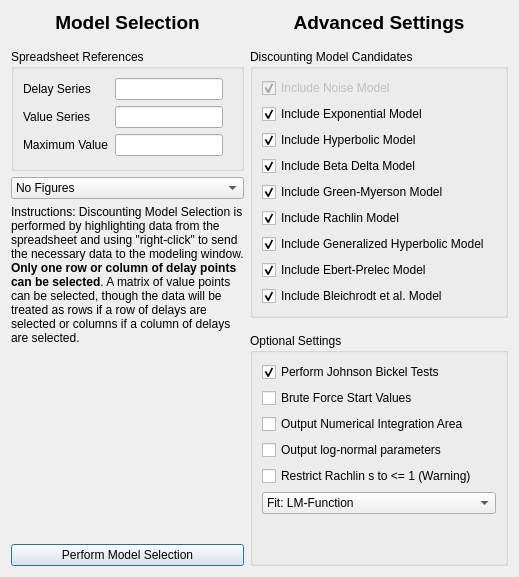
<?xml version="1.0" encoding="UTF-8"?>
<ui version="4.0">
 <class>DiscountingModelSelectionED50Dialog</class>
 <widget class="QDialog" name="DiscountingModelSelectionED50Dialog">
  <property name="geometry">
   <rect>
    <x>0</x>
    <y>0</y>
    <width>588</width>
    <height>579</height>
   </rect>
  </property>
  <property name="windowTitle">
   <string>Discounting Calculator</string>
  </property>
  <layout class="QHBoxLayout" name="horizontalLayout_2">
   <property name="sizeConstraint">
    <enum>QLayout::SetFixedSize</enum>
   </property>
   <item>
    <layout class="QHBoxLayout" name="horizontalLayout">
     <item>
      <layout class="QVBoxLayout" name="verticalLayout_3">
       <property name="sizeConstraint">
        <enum>QLayout::SetDefaultConstraint</enum>
       </property>
       <property name="leftMargin">
        <number>0</number>
       </property>
       <property name="rightMargin">
        <number>0</number>
       </property>
       <item alignment="Qt::AlignTop">
        <widget class="QLabel" name="TitleBasicSettings">
         <property name="sizePolicy">
          <sizepolicy hsizetype="Minimum" vsizetype="Fixed">
           <horstretch>0</horstretch>
           <verstretch>0</verstretch>
          </sizepolicy>
         </property>
         <property name="text">
          <string>&lt;html&gt;&lt;head/&gt;&lt;body&gt;&lt;p&gt;&lt;span style=&quot; font-size:14pt; font-weight:600;&quot;&gt;Model Selection&lt;/span&gt;&lt;/p&gt;&lt;/body&gt;&lt;/html&gt;</string>
         </property>
         <property name="alignment">
          <set>Qt::AlignCenter</set>
         </property>
         <property name="margin">
          <number>5</number>
         </property>
        </widget>
       </item>
       <item>
        <widget class="Line" name="line111">
         <property name="lineWidth">
          <number>0</number>
         </property>
         <property name="orientation">
          <enum>Qt::Horizontal</enum>
         </property>
        </widget>
       </item>
       <item>
        <widget class="QGroupBox" name="groupBox_2">
         <property name="sizePolicy">
          <sizepolicy hsizetype="Preferred" vsizetype="Fixed">
           <horstretch>0</horstretch>
           <verstretch>0</verstretch>
          </sizepolicy>
         </property>
         <property name="title">
          <string>Spreadsheet References</string>
         </property>
         <layout class="QFormLayout" name="formLayout_3">
          <property name="sizeConstraint">
           <enum>QLayout::SetMinAndMaxSize</enum>
          </property>
          <property name="fieldGrowthPolicy">
           <enum>QFormLayout::FieldsStayAtSizeHint</enum>
          </property>
          <property name="verticalSpacing">
           <number>6</number>
          </property>
          <property name="bottomMargin">
           <number>12</number>
          </property>
          <item row="0" column="0">
           <widget class="QLabel" name="labelDelay">
            <property name="text">
             <string>Delay Series</string>
            </property>
           </widget>
          </item>
          <item row="0" column="1">
           <widget class="QLineEdit" name="lineEditDelays">
            <property name="enabled">
             <bool>true</bool>
            </property>
            <property name="sizePolicy">
             <sizepolicy hsizetype="Preferred" vsizetype="Fixed">
              <horstretch>0</horstretch>
              <verstretch>0</verstretch>
             </sizepolicy>
            </property>
            <property name="readOnly">
             <bool>true</bool>
            </property>
            <property name="clearButtonEnabled">
             <bool>false</bool>
            </property>
           </widget>
          </item>
          <item row="1" column="0">
           <widget class="QLabel" name="labelValue">
            <property name="text">
             <string>Value Series</string>
            </property>
           </widget>
          </item>
          <item row="1" column="1">
           <widget class="QLineEdit" name="lineEditValues">
            <property name="enabled">
             <bool>true</bool>
            </property>
            <property name="readOnly">
             <bool>true</bool>
            </property>
            <property name="clearButtonEnabled">
             <bool>false</bool>
            </property>
           </widget>
          </item>
          <item row="2" column="0">
           <widget class="QLabel" name="labelValue_2">
            <property name="text">
             <string>Maximum Value</string>
            </property>
           </widget>
          </item>
          <item row="2" column="1">
           <widget class="QLineEdit" name="lineEditMaxValue"/>
          </item>
         </layout>
        </widget>
       </item>
       <item>
        <widget class="QComboBox" name="comboBoxFigures">
         <property name="currentIndex">
          <number>0</number>
         </property>
         <item>
          <property name="text">
           <string>No Figures</string>
          </property>
         </item>
         <item>
          <property name="text">
           <string>All Figures</string>
          </property>
         </item>
        </widget>
       </item>
       <item>
        <widget class="QLabel" name="label_6">
         <property name="sizePolicy">
          <sizepolicy hsizetype="Preferred" vsizetype="MinimumExpanding">
           <horstretch>0</horstretch>
           <verstretch>0</verstretch>
          </sizepolicy>
         </property>
         <property name="text">
          <string>&lt;html&gt;&lt;head/&gt;&lt;body&gt;&lt;p&gt;Instructions: Discounting Model Selection is performed by highlighting data from the spreadsheet and using &amp;quot;right-click&amp;quot; to send the necessary data to the modeling window. &lt;span style=&quot; font-weight:600;&quot;&gt;Only one row or column of delay points can be selected&lt;/span&gt;. A matrix of value points can be selected, though the data will be treated as rows if a row of delays are selected or columns if a column of delays are selected. &lt;/p&gt;&lt;/body&gt;&lt;/html&gt;</string>
         </property>
         <property name="textFormat">
          <enum>Qt::RichText</enum>
         </property>
         <property name="alignment">
          <set>Qt::AlignLeading|Qt::AlignLeft|Qt::AlignTop</set>
         </property>
         <property name="wordWrap">
          <bool>true</bool>
         </property>
         <property name="margin">
          <number>5</number>
         </property>
        </widget>
       </item>
       <item>
        <widget class="QPushButton" name="pushButton">
         <property name="text">
          <string>Perform Model Selection</string>
         </property>
        </widget>
       </item>
      </layout>
     </item>
     <item>
      <layout class="QVBoxLayout" name="verticalLayout_6">
       <item>
        <widget class="QLabel" name="TitleAdvancedSettings">
         <property name="sizePolicy">
          <sizepolicy hsizetype="Minimum" vsizetype="Fixed">
           <horstretch>0</horstretch>
           <verstretch>0</verstretch>
          </sizepolicy>
         </property>
         <property name="lineWidth">
          <number>1</number>
         </property>
         <property name="text">
          <string>&lt;html&gt;&lt;head/&gt;&lt;body&gt;&lt;p&gt;&lt;span style=&quot; font-size:14pt; font-weight:600;&quot;&gt;Advanced Settings&lt;/span&gt;&lt;/p&gt;&lt;/body&gt;&lt;/html&gt;</string>
         </property>
         <property name="alignment">
          <set>Qt::AlignCenter</set>
         </property>
         <property name="margin">
          <number>5</number>
         </property>
        </widget>
       </item>
       <item>
        <widget class="Line" name="line_2111">
         <property name="lineWidth">
          <number>0</number>
         </property>
         <property name="orientation">
          <enum>Qt::Horizontal</enum>
         </property>
        </widget>
       </item>
       <item>
        <widget class="QGroupBox" name="groupBox">
         <property name="sizePolicy">
          <sizepolicy hsizetype="Minimum" vsizetype="Fixed">
           <horstretch>0</horstretch>
           <verstretch>0</verstretch>
          </sizepolicy>
         </property>
         <property name="title">
          <string>Discounting Model Candidates</string>
         </property>
         <layout class="QVBoxLayout" name="verticalLayout">
          <item>
           <widget class="QCheckBox" name="checkBoxNoise">
            <property name="enabled">
             <bool>false</bool>
            </property>
            <property name="text">
             <string>Include Noise Model</string>
            </property>
            <property name="checked">
             <bool>true</bool>
            </property>
           </widget>
          </item>
          <item>
           <widget class="QCheckBox" name="checkBoxExponential">
            <property name="text">
             <string>Include Exponential Model</string>
            </property>
            <property name="checked">
             <bool>true</bool>
            </property>
           </widget>
          </item>
          <item>
           <widget class="QCheckBox" name="checkBoxHyperbolic">
            <property name="text">
             <string>Include Hyperbolic Model</string>
            </property>
            <property name="checked">
             <bool>true</bool>
            </property>
           </widget>
          </item>
          <item>
           <widget class="QCheckBox" name="checkBoxQuasiHyperbolic">
            <property name="text">
             <string>Include Beta Delta Model</string>
            </property>
            <property name="checked">
             <bool>true</bool>
            </property>
           </widget>
          </item>
          <item>
           <widget class="QCheckBox" name="checkBoxMyersonHyperboloid">
            <property name="text">
             <string>Include Green-Myerson Model</string>
            </property>
            <property name="checked">
             <bool>true</bool>
            </property>
           </widget>
          </item>
          <item>
           <widget class="QCheckBox" name="checkBoxRachlinHyperboloid">
            <property name="text">
             <string>Include Rachlin Model</string>
            </property>
            <property name="checked">
             <bool>true</bool>
            </property>
           </widget>
          </item>
          <item>
           <widget class="QCheckBox" name="checkBoxGeneralizedHyper">
            <property name="text">
             <string>Include Generalized Hyperbolic Model</string>
            </property>
            <property name="checked">
             <bool>true</bool>
            </property>
           </widget>
          </item>
          <item>
           <widget class="QCheckBox" name="checkBoxEbertPrelec">
            <property name="text">
             <string>Include Ebert-Prelec Model</string>
            </property>
            <property name="checked">
             <bool>true</bool>
            </property>
           </widget>
          </item>
          <item>
           <widget class="QCheckBox" name="checkBoxBleichrodt">
            <property name="text">
             <string>Include Bleichrodt et al. Model</string>
            </property>
            <property name="checked">
             <bool>true</bool>
            </property>
           </widget>
          </item>
         </layout>
        </widget>
       </item>
       <item>
        <widget class="Line" name="line_3111">
         <property name="lineWidth">
          <number>0</number>
         </property>
         <property name="orientation">
          <enum>Qt::Horizontal</enum>
         </property>
        </widget>
       </item>
       <item>
        <widget class="QGroupBox" name="groupBox_3">
         <property name="sizePolicy">
          <sizepolicy hsizetype="Minimum" vsizetype="Fixed">
           <horstretch>0</horstretch>
           <verstretch>0</verstretch>
          </sizepolicy>
         </property>
         <property name="title">
          <string>Optional Settings</string>
         </property>
         <layout class="QVBoxLayout" name="verticalLayout_2">
          <property name="sizeConstraint">
           <enum>QLayout::SetDefaultConstraint</enum>
          </property>
          <item>
           <widget class="QCheckBox" name="checkBoxJohnson">
            <property name="text">
             <string>Perform Johnson Bickel Tests</string>
            </property>
            <property name="checked">
             <bool>true</bool>
            </property>
           </widget>
          </item>
          <item>
           <widget class="QCheckBox" name="BruteForceMode">
            <property name="text">
             <string>Brute Force Start Values</string>
            </property>
           </widget>
          </item>
          <item>
           <widget class="QCheckBox" name="checkBoxArea">
            <property name="text">
             <string>Output Numerical Integration Area</string>
            </property>
           </widget>
          </item>
          <item>
           <widget class="QCheckBox" name="checkBoxLog">
            <property name="text">
             <string>Output log-normal parameters</string>
            </property>
           </widget>
          </item>
          <item>
           <widget class="QCheckBox" name="checkBoxRachlin">
            <property name="text">
             <string>Restrict Rachlin s to &lt;= 1 (Warning)</string>
            </property>
           </widget>
          </item>
          <item>
           <widget class="QComboBox" name="comboBoxFitting">
            <property name="currentIndex">
             <number>0</number>
            </property>
            <item>
             <property name="text">
              <string>Fit: LM-Function</string>
             </property>
            </item>
            <item>
             <property name="text">
              <string>Fit: LM-Function + Gradient</string>
             </property>
            </item>
            <item>
             <property name="text">
              <string>Fit: LM-Function + Gradient + Hessian</string>
             </property>
            </item>
            <item>
             <property name="text">
              <string>Fit: GA-Differential Evolution</string>
             </property>
            </item>
           </widget>
          </item>
          <item>
           <spacer name="verticalSpacer">
            <property name="orientation">
             <enum>Qt::Vertical</enum>
            </property>
            <property name="sizeHint" stdset="0">
             <size>
              <width>20</width>
              <height>40</height>
             </size>
            </property>
           </spacer>
          </item>
         </layout>
        </widget>
       </item>
      </layout>
     </item>
    </layout>
   </item>
  </layout>
 </widget>
 <resources/>
 <connections/>
</ui>
